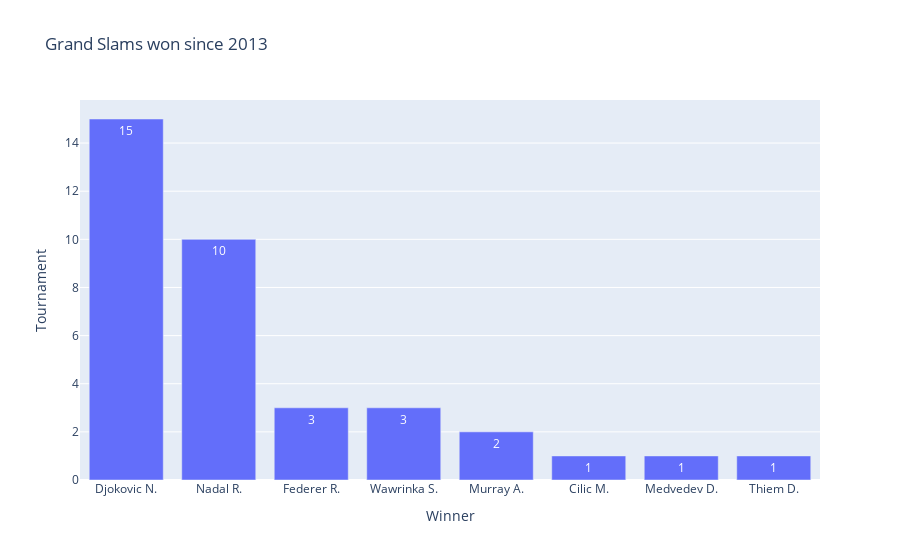

The notebook cell saved with this chart:
### Code cell
#Bar chart for the Top Grand Slam Winners
fig = px.bar(winners, x="Winner", y="Tournament", orientation='v',text="Tournament",title='Grand Slams won since 2013')
fig.show()

### Figure 1 — Plotly figure (JSON) as saved in the notebook; plotly's stock layout.template omitted (floating-point values rounded to 4 significant figures)
{"data": [{"alignmentgroup": "True", "hovertemplate": "Winner=%{x}<br>Tournament=%{text}<extra></extra>", "legendgroup": "", "marker": {"color": "#636efa", "pattern": {"shape": ""}}, "name": "", "offsetgroup": "", "orientation": "v", "showlegend": false, "text": [15, 10, 3, 3, 2, 1, 1, 1], "textposition": "auto", "type": "bar", "x": ["Djokovic N.", "Nadal R.", "Federer R.", "Wawrinka S.", "Murray A.", "Cilic M.", "Medvedev D.", "Thiem D."], "xaxis": "x", "y": [15, 10, 3, 3, 2, 1, 1, 1], "yaxis": "y"}], "layout": {"barmode": "relative", "legend": {"tracegroupgap": 0}, "title": {"text": "Grand Slams won since 2013"}, "xaxis": {"anchor": "y", "domain": [0, 1], "title": {"text": "Winner"}}, "yaxis": {"anchor": "x", "domain": [0, 1], "title": {"text": "Tournament"}}}}
